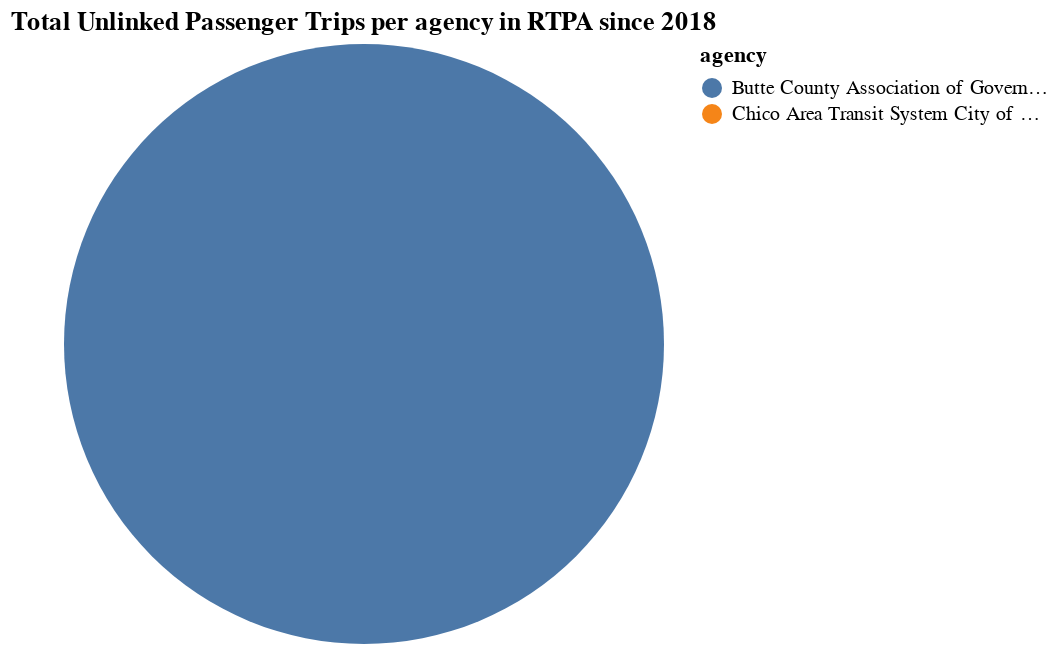

Write notebook code for a chart like this one.
### Code cell
make_pie_chart(agency_agg_yr, col = "total_upt", color_col="agency")

### Figure 1 — Vega-Lite specification as saved in the notebook (floating-point values rounded to 4 significant figures)
{"config": {"view": {"continuousWidth": 300, "continuousHeight": 300}}, "data": {"name": "data-f49da3c9a13997b1de02aedbe63c140c"}, "mark": {"type": "arc", "radius": 150}, "encoding": {"color": {"field": "agency", "type": "nominal"}, "theta": {"field": "total_upt", "type": "quantitative"}, "tooltip": [{"field": "agency", "type": "nominal"}, {"field": "total_upt", "type": "quantitative"}, {"field": "pct_of_total_upt", "type": "quantitative"}]}, "title": "Total Unlinked Passenger Trips per agency in RTPA since 2018", "$schema": "https://vega.github.io/schema/vega-lite/v5.17.0.json", "datasets": {"data-f49da3c9a13997b1de02aedbe63c140c": [{"agency": "Butte County Association of Governments", "total_upt": 5085443, "pct_of_total_upt": 100.0}, {"agency": "Chico Area Transit System City of Chico", "total_upt": 0, "pct_of_total_upt": 0.0}]}}
